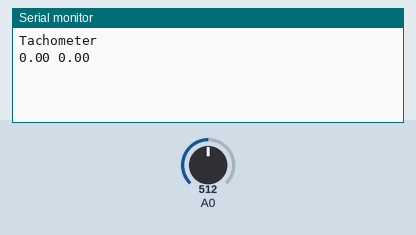
The sketch below on a simulated Arduino Uno, built with avr-gcc and run on an emulated ATmega328P. Parts: the last lines printed to the serial monitor. The test bench sets the inputs (shaded band); at power-on: A0 = 512.

Above: at 1.3 s.
1.4 s: A0 set to 716
At 1.4 s:
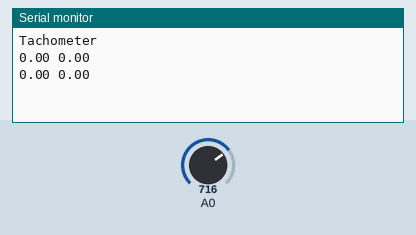
2.9 s: A0 set to 900
At 2.9 s:
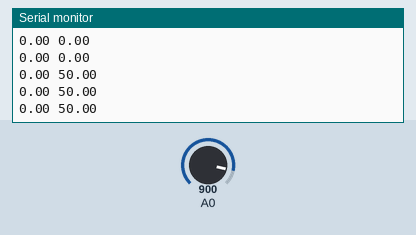
Timing chart, 0 to 5.9 s (numbered marks = the images above; inputs shaded):
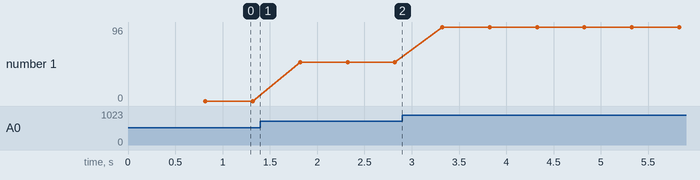

Measured:
- plotted number 1: 0 → 50 after the input at 1.4 s, 50 → 96 after the input at 2.9 s

The sketch:

Tachometer.ino
```cpp
// (licence header left out)
#include <fix_fft.h>

#define FFT_SIZE 64
#define FFT_SIZE_BITS 6

unsigned long samplesPerSecond = 256;
unsigned long microsBetweenSamples = 1000000UL / samplesPerSecond;
unsigned long lastSample = micros();

unsigned long lastCycle = 0;
unsigned long msBetweenCycles = 500;

int samplePtr = 0;
char dataR[FFT_SIZE];
char dataI[FFT_SIZE];

void setup() {

  Serial.begin(9600);
  delay(100);
  Serial.println("Tachometer");

  /*
  float step = 2.0 * 3.14159 / 64.0;
  for (int i = 0; i < 64; i++) {
    float rad = step * (float)i;
    // Sample centered around 512 (0->1023)
    float sample = 512.0  + cos(rad * 63.0) * (float)511.0;
    // Shift down so that we are centerd around zero (-127->127)
    dataR[i] = ((sample - 512.0) / 512.0) * 128.0;
    dataI[i] = 0;
    Serial.print(i);
    Serial.print(" ");
    Serial.println((int)dataR[i]);
  }
  Serial.println("FFT");
  fix_fft(dataR,dataI,6,0);
  for (int i = 0; i < 32; i++) {
    float real = dataR[i];
    float imag = dataI[i];
    float mag = sqrt(real * real + imag * imag);
    Serial.print(i);
    Serial.print(" ");
    Serial.println(mag);
  }
  */
}

int mode = 0;

void loop() {

  if (mode == 0) {
    if (millis() - lastCycle > msBetweenCycles) {
      lastCycle = millis();
      mode = 1;
      samplePtr = 0;
    }
  }
  else if (mode == 1) {
    unsigned long now = micros();
    if (now - lastSample > microsBetweenSamples) {
      lastSample = now;
      // Sample centered around 512 (0->1023)
      float sample = analogRead(0);
      // Shift down so that we are centerd around zero (-127->127)
      dataR[samplePtr] = ((sample - 512.0) / 512.0) * 127.0;
      dataI[samplePtr] = 0;
      // Advance the counter
      samplePtr++;
      // Full window?
      if (samplePtr == FFT_SIZE) {
        fix_fft(dataR,dataI,FFT_SIZE_BITS,0);
        // Find the biggest bucket
        float maxMag = 0;
        float maxMagBucket = 0;
        for (int i = 0; i < FFT_SIZE / 2; i++) {
          float real = dataR[i];
          float imag = dataI[i];
          float mag = sqrt(real * real + imag * imag);
          if (mag > maxMag) {
            maxMag = mag;
            maxMagBucket = i;
          }
        }
        Serial.print(maxMagBucket);
        Serial.print(" ");
        Serial.println(maxMag);
        mode = 0;
      }
    }
  }
}
```
